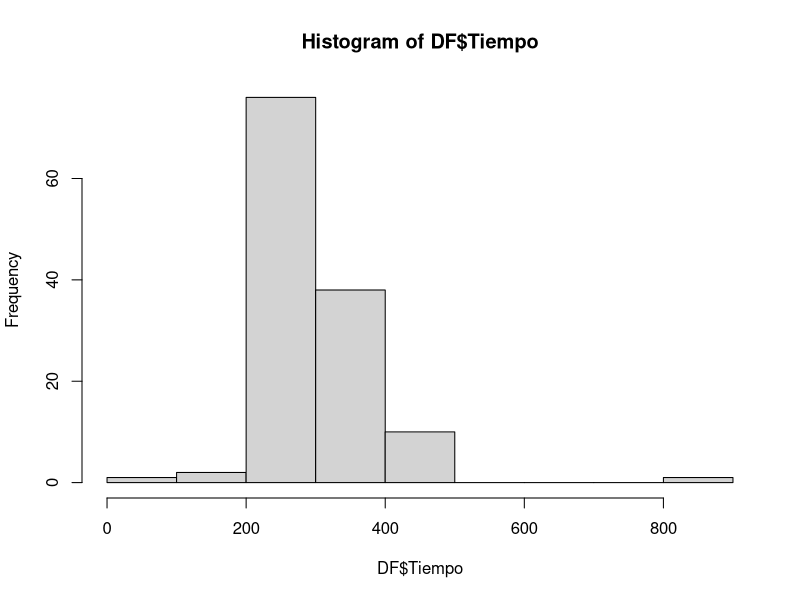
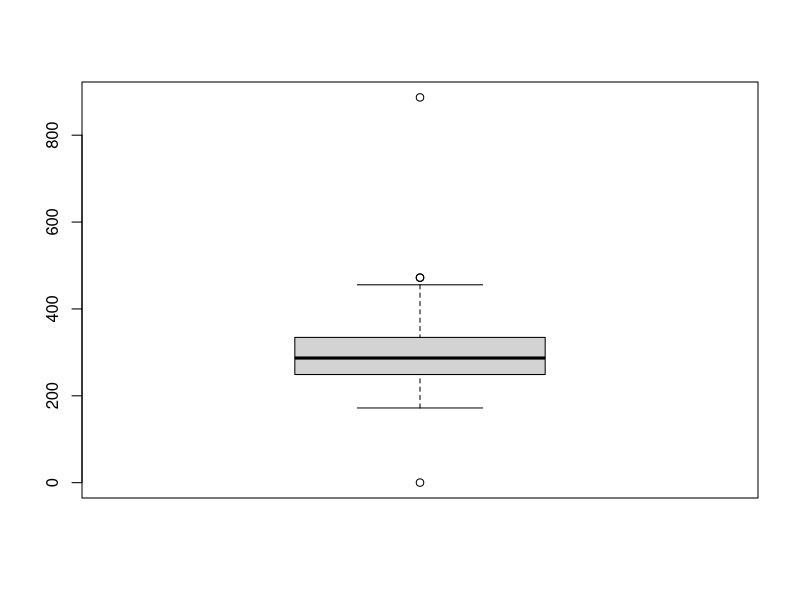

Recreate these plots in R, in order. (Note: this script raises an error after producing the figures.)
## ---- chunk 1
library(readr)
## ---- chunk 2
DF <- read_csv("Datos diversos.csv")
## ---- chunk 3
summary(DF)
## ---- chunk 4
library(dplyr)
## ---- chunk 5
names(DF)
## ---- chunk 6
DF$ `Signo del zodiaco`
## ---- chunk 7
DF %>% rename(Seccion=Sección, Signo=`Signo del zodiaco`, Tiempo = `Tiempo de reacción`, Videojuegos=`Juega videojuegos`, Deporte=`Hace deporte`) -> DF
## ---- chunk 8
summary(DF)
## ---- chunk 9
summary(DF$Tiempo)
## ---- chunk 10
hist(DF$Tiempo)
## ---- chunk 11
DF$Tiempo<200
## ---- chunk 12
DF[DF$Tiempo<200,]
## ---- chunk 13
DF %>% filter(Tiempo<200) 
## ---- chunk 14
boxplot(DF$Tiempo)
## ---- chunk 15

DF[DF$Tiempo<1,]
## ---- chunk 16
DF[DF$Codigo==201910123,]
## ---- chunk 17
DF%>% filter(Codigo==201910123) %>% mutate(Tiempo = NA)
## ---- chunk 18
DF[DF$Codigo==201910123,"Tiempo"]
## ---- chunk 19
DF[DF$Codigo==201910123,]$Tiempo <- NA

